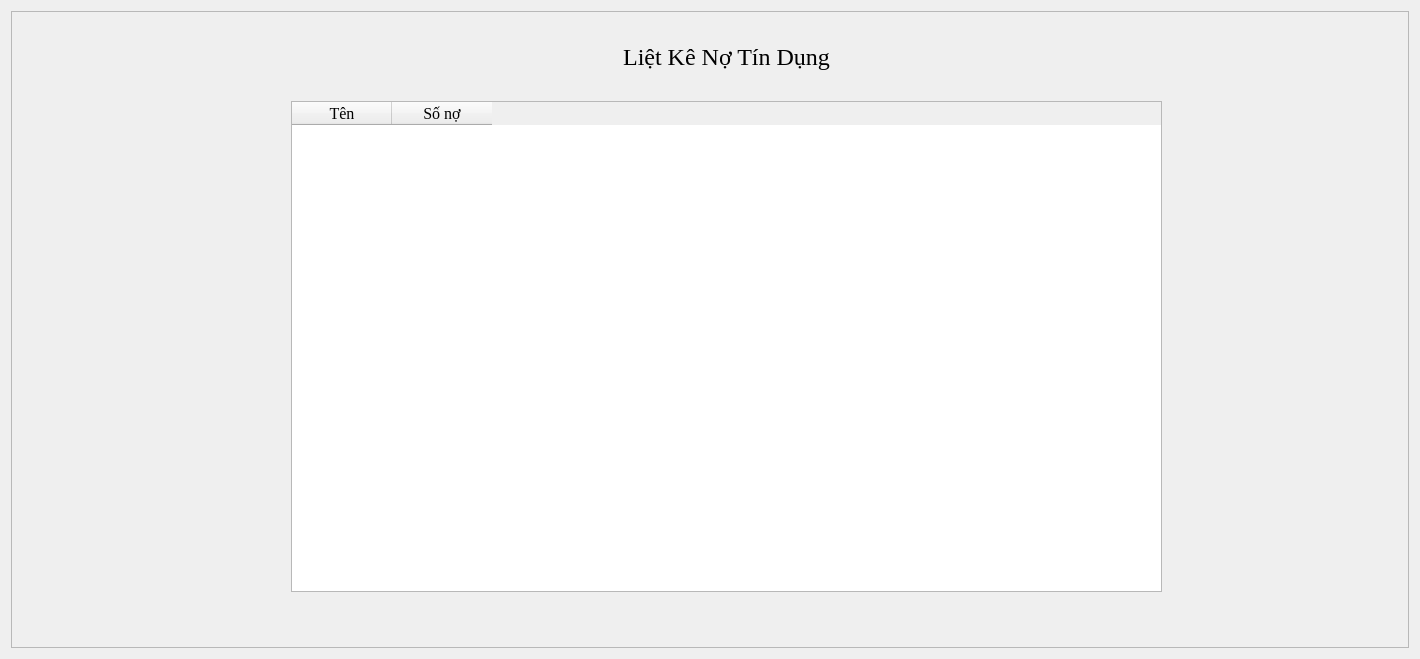
<?xml version="1.0" encoding="UTF-8"?>
<ui version="4.0">
 <class>Dialog</class>
 <widget class="QDialog" name="Dialog">
  <property name="geometry">
   <rect>
    <x>0</x>
    <y>0</y>
    <width>1420</width>
    <height>659</height>
   </rect>
  </property>
  <property name="windowTitle">
   <string>Dialog</string>
  </property>
  <layout class="QGridLayout" name="gridLayout">
   <item row="0" column="0">
    <widget class="QFrame" name="frame">
     <property name="frameShape">
      <enum>QFrame::StyledPanel</enum>
     </property>
     <property name="frameShadow">
      <enum>QFrame::Raised</enum>
     </property>
     <widget class="QTableWidget" name="tableWidget">
      <property name="enabled">
       <bool>true</bool>
      </property>
      <property name="geometry">
       <rect>
        <x>280</x>
        <y>90</y>
        <width>871</width>
        <height>491</height>
       </rect>
      </property>
      <property name="font">
       <font>
        <family>Times New Roman</family>
        <pointsize>12</pointsize>
       </font>
      </property>
      <column>
       <property name="text">
        <string>Tên</string>
       </property>
       <property name="font">
        <font>
         <family>Times New Roman</family>
         <pointsize>12</pointsize>
        </font>
       </property>
      </column>
      <column>
       <property name="text">
        <string>Số nợ</string>
       </property>
       <property name="font">
        <font>
         <family>Times New Roman</family>
         <pointsize>12</pointsize>
        </font>
       </property>
      </column>
     </widget>
     <widget class="QLabel" name="label_4">
      <property name="geometry">
       <rect>
        <x>260</x>
        <y>20</y>
        <width>911</width>
        <height>51</height>
       </rect>
      </property>
      <property name="font">
       <font>
        <family>Times New Roman</family>
        <pointsize>18</pointsize>
       </font>
      </property>
      <property name="text">
       <string>Liệt Kê Nợ Tín Dụng</string>
      </property>
      <property name="alignment">
       <set>Qt::AlignCenter</set>
      </property>
     </widget>
    </widget>
   </item>
  </layout>
 </widget>
 <resources/>
 <connections/>
</ui>
